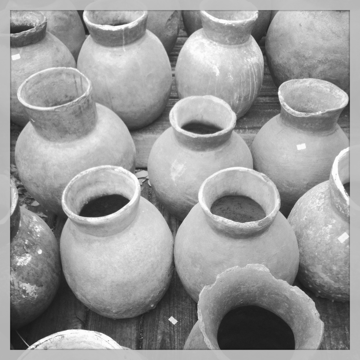
%> input picture Lab 4 Group 29/image.png, 360 x 360 px
$ octave m3.m   (GNU Octave 9; MATLAB toolbox functions it lacks are replaced by stand-ins)
%> lines starting %> are read from the running program, lines starting %| are printed output that depends on the picture
% Read the Image
Im = imread('image.png');
%> Im is the input picture: size 360x360 uint8; min 20, max 255, mean 154.3
if size(Im, 3) == 3  % Convert to grayscale if necessary
    Im = rgb2gray(Im);
end

% Get the size of the original image
[M, N] = size(Im);
%> M = 360; N = 360

% Display the original image
figure;
imshow(Im);
title('Original Image');

% Calculate translation values (one-fourth of the image size)
Xt = N / 4;
%> Xt = 90
Yt = M / 4;
%> Yt = 90

% Translation Matrix T1
T1 = maketform('affine', [1 0 0; 0 1 0; Xt Yt 1]);
%> T1 = {ndims_in 2, ndims_out 2}
Im2 = imtransform(Im, T1, 'XData', [1 N], 'YData', [1 M]);
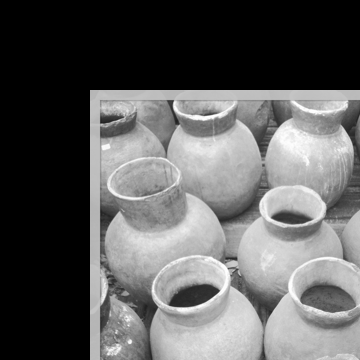
%> Im2: size 360x360 uint8; min 0, max 255, mean 93.1
disp('Transformation Matrix T1 (Translation):');
disp(T1.tdata.T);
%|     1    0    0
%|     0    1    0
%|    90   90    1

% Display Translated Image
figure;
imshow(Im2);
title('Translated Image (Im2)');

% Scaling Matrix T2 (Scaling to 0.5 of original size)
T2 = maketform('affine', [0.5 0 0; 0 0.5 0; 0 0 1]);
Im3 = imtransform(Im, T2, 'XData', [1 N], 'YData', [1 M]);
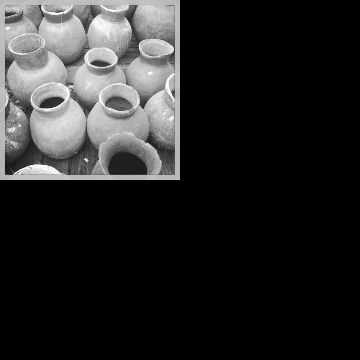
%> Im3: size 360x360 uint8; min 0, max 255, mean 38.6
disp('Transformation Matrix T2 (Scaling):');
disp(T2.tdata.T);

% Display Scaled Image
figure;
imshow(Im3);
title('Scaled Image (Im3)');

% Rotation Matrix T3 (45 degrees)
T3 = maketform('affine', [cos(pi/4) sin(pi/4) 0; -sin(pi/4) cos(pi/4) 0; 0 0 1]);
Im4 = imtransform(Im, T3, 'XData', [-269 N - 270], 'YData', [111 M + 110]);
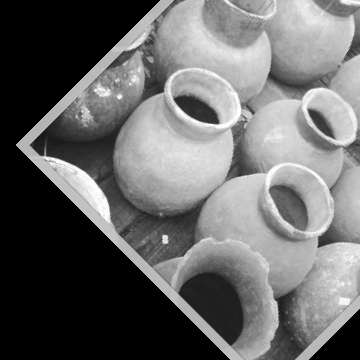
%> Im4: size 360x360 uint8; min 0, max 255, mean 105
disp('Transformation Matrix T3 (45 degrees rotation):');
disp(T3.tdata.T);

% Display Rotated Image (45 degrees)
figure;
imshow(Im4);
title('Rotated Image 45 Degrees (Im4)');

% Rotation Matrix T4 (90 degrees)
T4 = maketform('affine', [cos(pi/2) sin(pi/2) 0; -sin(pi/2) cos(pi/2) 0; 0 0 1]);
Im5 = imtransform(Im, T4, 'XData', [-539 N - 540], 'YData', [1 M]);
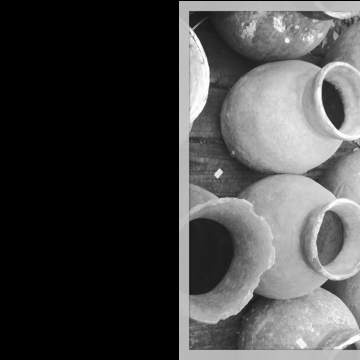
%> Im5: size 360x360 uint8; min 0, max 255, mean 71.5
disp('Transformation Matrix T4 (90 degrees rotation):');
disp(T4.tdata.T);

% Display Rotated Image (90 degrees)
figure;
imshow(Im5);
title('Rotated Image 90 Degrees (Im5)');
